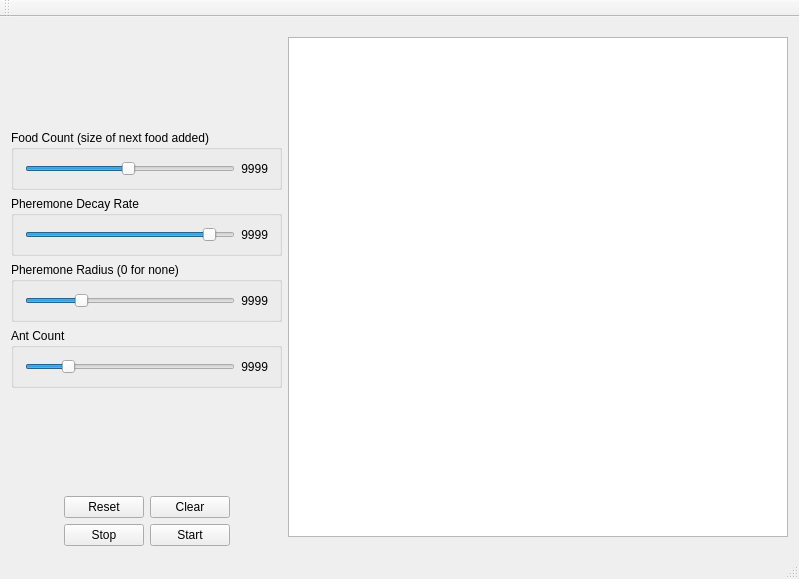
<?xml version="1.0" encoding="UTF-8"?>
<ui version="4.0">
 <class>Part1Window</class>
 <widget class="QMainWindow" name="Part1Window">
  <property name="geometry">
   <rect>
    <x>0</x>
    <y>0</y>
    <width>799</width>
    <height>579</height>
   </rect>
  </property>
  <property name="windowTitle">
   <string>Part1Window</string>
  </property>
  <widget class="QWidget" name="centralWidget">
   <layout class="QGridLayout" name="gridLayout">
    <item row="0" column="0">
     <layout class="QVBoxLayout" name="verticalLayout_2">
      <item>
       <spacer name="verticalSpacer_2">
        <property name="orientation">
         <enum>Qt::Vertical</enum>
        </property>
        <property name="sizeHint" stdset="0">
         <size>
          <width>20</width>
          <height>40</height>
         </size>
        </property>
       </spacer>
      </item>
      <item>
       <layout class="QVBoxLayout" name="verticalLayout">
        <item>
         <widget class="QGroupBox" name="groupBox_3">
          <property name="title">
           <string>Food Count (size of next food added)</string>
          </property>
          <layout class="QHBoxLayout" name="horizontalLayout_3">
           <item>
            <widget class="QSlider" name="foodCountSlider">
             <property name="minimum">
              <number>10</number>
             </property>
             <property name="maximum">
              <number>500</number>
             </property>
             <property name="value">
              <number>250</number>
             </property>
             <property name="orientation">
              <enum>Qt::Horizontal</enum>
             </property>
            </widget>
           </item>
           <item>
            <widget class="QLabel" name="foodCountLabel">
             <property name="sizePolicy">
              <sizepolicy hsizetype="Fixed" vsizetype="Preferred">
               <horstretch>0</horstretch>
               <verstretch>0</verstretch>
              </sizepolicy>
             </property>
             <property name="minimumSize">
              <size>
               <width>24</width>
               <height>0</height>
              </size>
             </property>
             <property name="text">
              <string>9999</string>
             </property>
             <property name="alignment">
              <set>Qt::AlignRight|Qt::AlignTrailing|Qt::AlignVCenter</set>
             </property>
            </widget>
           </item>
          </layout>
         </widget>
        </item>
        <item>
         <widget class="QGroupBox" name="groupBox">
          <property name="title">
           <string>Pheremone Decay Rate</string>
          </property>
          <layout class="QHBoxLayout" name="horizontalLayout">
           <item>
            <widget class="QSlider" name="decaySlider">
             <property name="minimum">
              <number>1</number>
             </property>
             <property name="maximum">
              <number>99</number>
             </property>
             <property name="value">
              <number>90</number>
             </property>
             <property name="tracking">
              <bool>true</bool>
             </property>
             <property name="orientation">
              <enum>Qt::Horizontal</enum>
             </property>
             <property name="invertedAppearance">
              <bool>false</bool>
             </property>
             <property name="invertedControls">
              <bool>false</bool>
             </property>
            </widget>
           </item>
           <item>
            <widget class="QLabel" name="decayLabel">
             <property name="sizePolicy">
              <sizepolicy hsizetype="Fixed" vsizetype="Preferred">
               <horstretch>0</horstretch>
               <verstretch>0</verstretch>
              </sizepolicy>
             </property>
             <property name="minimumSize">
              <size>
               <width>24</width>
               <height>0</height>
              </size>
             </property>
             <property name="text">
              <string>9999</string>
             </property>
             <property name="alignment">
              <set>Qt::AlignRight|Qt::AlignTrailing|Qt::AlignVCenter</set>
             </property>
            </widget>
           </item>
          </layout>
         </widget>
        </item>
        <item>
         <widget class="QGroupBox" name="groupBox_4">
          <property name="title">
           <string>Pheremone Radius (0 for none)</string>
          </property>
          <layout class="QHBoxLayout" name="horizontalLayout_6">
           <item>
            <widget class="QSlider" name="pheremoneRadiusSlider">
             <property name="minimum">
              <number>0</number>
             </property>
             <property name="maximum">
              <number>20</number>
             </property>
             <property name="value">
              <number>5</number>
             </property>
             <property name="orientation">
              <enum>Qt::Horizontal</enum>
             </property>
            </widget>
           </item>
           <item>
            <widget class="QLabel" name="pheremoneRadiusLabel">
             <property name="sizePolicy">
              <sizepolicy hsizetype="Fixed" vsizetype="Preferred">
               <horstretch>0</horstretch>
               <verstretch>0</verstretch>
              </sizepolicy>
             </property>
             <property name="minimumSize">
              <size>
               <width>24</width>
               <height>0</height>
              </size>
             </property>
             <property name="text">
              <string>9999</string>
             </property>
             <property name="alignment">
              <set>Qt::AlignRight|Qt::AlignTrailing|Qt::AlignVCenter</set>
             </property>
            </widget>
           </item>
          </layout>
         </widget>
        </item>
        <item>
         <widget class="QGroupBox" name="groupBox_2">
          <property name="title">
           <string>Ant Count</string>
          </property>
          <layout class="QHBoxLayout" name="horizontalLayout_2">
           <item>
            <widget class="QSlider" name="antCountSlider">
             <property name="minimum">
              <number>10</number>
             </property>
             <property name="maximum">
              <number>500</number>
             </property>
             <property name="value">
              <number>100</number>
             </property>
             <property name="orientation">
              <enum>Qt::Horizontal</enum>
             </property>
            </widget>
           </item>
           <item>
            <widget class="QLabel" name="antCountLabel">
             <property name="sizePolicy">
              <sizepolicy hsizetype="Fixed" vsizetype="Preferred">
               <horstretch>0</horstretch>
               <verstretch>0</verstretch>
              </sizepolicy>
             </property>
             <property name="minimumSize">
              <size>
               <width>24</width>
               <height>0</height>
              </size>
             </property>
             <property name="layoutDirection">
              <enum>Qt::LeftToRight</enum>
             </property>
             <property name="text">
              <string>9999</string>
             </property>
             <property name="alignment">
              <set>Qt::AlignRight|Qt::AlignTrailing|Qt::AlignVCenter</set>
             </property>
            </widget>
           </item>
          </layout>
         </widget>
        </item>
       </layout>
      </item>
      <item>
       <spacer name="verticalSpacer">
        <property name="orientation">
         <enum>Qt::Vertical</enum>
        </property>
        <property name="sizeHint" stdset="0">
         <size>
          <width>20</width>
          <height>40</height>
         </size>
        </property>
       </spacer>
      </item>
     </layout>
    </item>
    <item row="0" column="1" rowspan="3">
     <widget class="GraphicsView" name="graphicsView">
      <property name="sizePolicy">
       <sizepolicy hsizetype="Fixed" vsizetype="Fixed">
        <horstretch>0</horstretch>
        <verstretch>0</verstretch>
       </sizepolicy>
      </property>
      <property name="minimumSize">
       <size>
        <width>500</width>
        <height>500</height>
       </size>
      </property>
      <property name="verticalScrollBarPolicy">
       <enum>Qt::ScrollBarAlwaysOff</enum>
      </property>
      <property name="horizontalScrollBarPolicy">
       <enum>Qt::ScrollBarAlwaysOff</enum>
      </property>
     </widget>
    </item>
    <item row="1" column="0">
     <layout class="QHBoxLayout" name="horizontalLayout_5">
      <item>
       <spacer name="horizontalSpacer_3">
        <property name="orientation">
         <enum>Qt::Horizontal</enum>
        </property>
        <property name="sizeHint" stdset="0">
         <size>
          <width>40</width>
          <height>20</height>
         </size>
        </property>
       </spacer>
      </item>
      <item>
       <widget class="QPushButton" name="resetButton">
        <property name="text">
         <string>Reset</string>
        </property>
       </widget>
      </item>
      <item>
       <widget class="QPushButton" name="clearButton">
        <property name="text">
         <string>Clear</string>
        </property>
       </widget>
      </item>
      <item>
       <spacer name="horizontalSpacer_4">
        <property name="orientation">
         <enum>Qt::Horizontal</enum>
        </property>
        <property name="sizeHint" stdset="0">
         <size>
          <width>40</width>
          <height>20</height>
         </size>
        </property>
       </spacer>
      </item>
     </layout>
    </item>
    <item row="2" column="0">
     <layout class="QHBoxLayout" name="horizontalLayout_4">
      <item>
       <spacer name="horizontalSpacer">
        <property name="orientation">
         <enum>Qt::Horizontal</enum>
        </property>
        <property name="sizeHint" stdset="0">
         <size>
          <width>18</width>
          <height>20</height>
         </size>
        </property>
       </spacer>
      </item>
      <item>
       <widget class="QPushButton" name="stopButton">
        <property name="text">
         <string>Stop</string>
        </property>
       </widget>
      </item>
      <item>
       <widget class="QPushButton" name="startButton">
        <property name="text">
         <string>Start</string>
        </property>
       </widget>
      </item>
      <item>
       <spacer name="horizontalSpacer_2">
        <property name="orientation">
         <enum>Qt::Horizontal</enum>
        </property>
        <property name="sizeHint" stdset="0">
         <size>
          <width>18</width>
          <height>20</height>
         </size>
        </property>
       </spacer>
      </item>
     </layout>
    </item>
   </layout>
  </widget>
  <widget class="QMenuBar" name="menuBar">
   <property name="geometry">
    <rect>
     <x>0</x>
     <y>0</y>
     <width>799</width>
     <height>21</height>
    </rect>
   </property>
  </widget>
  <widget class="QToolBar" name="mainToolBar">
   <property name="movable">
    <bool>true</bool>
   </property>
   <property name="allowedAreas">
    <set>Qt::AllToolBarAreas</set>
   </property>
   <attribute name="toolBarArea">
    <enum>TopToolBarArea</enum>
   </attribute>
   <attribute name="toolBarBreak">
    <bool>false</bool>
   </attribute>
  </widget>
  <widget class="QStatusBar" name="statusBar"/>
 </widget>
 <layoutdefault spacing="6" margin="11"/>
 <customwidgets>
  <customwidget>
   <class>GraphicsView</class>
   <extends>QGraphicsView</extends>
   <header>graphicsview.h</header>
  </customwidget>
 </customwidgets>
 <resources/>
 <connections/>
</ui>
